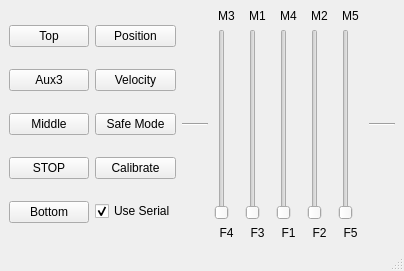
<?xml version="1.0" encoding="UTF-8"?>
<ui version="4.0">
 <class>ControlForm</class>
 <widget class="QMainWindow" name="ControlForm">
  <property name="geometry">
   <rect>
    <x>0</x>
    <y>0</y>
    <width>404</width>
    <height>271</height>
   </rect>
  </property>
  <property name="windowTitle">
   <string>HANDLE control</string>
  </property>
  <widget class="QWidget" name="centralwidget">
   <layout class="QHBoxLayout" name="horizontalLayout">
    <item>
     <layout class="QVBoxLayout" name="verticalLayout_2">
      <item>
       <widget class="QPushButton" name="Aux4">
        <property name="maximumSize">
         <size>
          <width>100</width>
          <height>16777215</height>
         </size>
        </property>
        <property name="text">
         <string>Top</string>
        </property>
       </widget>
      </item>
      <item>
       <widget class="QPushButton" name="Aux3">
        <property name="maximumSize">
         <size>
          <width>100</width>
          <height>16777215</height>
         </size>
        </property>
        <property name="text">
         <string>Aux3</string>
        </property>
       </widget>
      </item>
      <item>
       <widget class="QPushButton" name="Aux2">
        <property name="maximumSize">
         <size>
          <width>100</width>
          <height>16777215</height>
         </size>
        </property>
        <property name="text">
         <string>Middle</string>
        </property>
       </widget>
      </item>
      <item>
       <widget class="QPushButton" name="Aux1">
        <property name="maximumSize">
         <size>
          <width>100</width>
          <height>16777215</height>
         </size>
        </property>
        <property name="text">
         <string>STOP</string>
        </property>
       </widget>
      </item>
      <item>
       <widget class="QPushButton" name="Aux0">
        <property name="maximumSize">
         <size>
          <width>100</width>
          <height>16777215</height>
         </size>
        </property>
        <property name="text">
         <string>Bottom</string>
        </property>
       </widget>
      </item>
     </layout>
    </item>
    <item>
     <layout class="QVBoxLayout" name="verticalLayout">
      <item>
       <widget class="QPushButton" name="Button3">
        <property name="maximumSize">
         <size>
          <width>100</width>
          <height>16777215</height>
         </size>
        </property>
        <property name="text">
         <string>Position</string>
        </property>
        <property name="checkable">
         <bool>true</bool>
        </property>
       </widget>
      </item>
      <item>
       <widget class="QPushButton" name="Button2">
        <property name="maximumSize">
         <size>
          <width>100</width>
          <height>16777215</height>
         </size>
        </property>
        <property name="text">
         <string>Velocity</string>
        </property>
        <property name="checkable">
         <bool>true</bool>
        </property>
       </widget>
      </item>
      <item>
       <widget class="QPushButton" name="Button1">
        <property name="maximumSize">
         <size>
          <width>100</width>
          <height>16777215</height>
         </size>
        </property>
        <property name="text">
         <string>Safe Mode</string>
        </property>
        <property name="checkable">
         <bool>true</bool>
        </property>
       </widget>
      </item>
      <item>
       <widget class="QPushButton" name="Button0">
        <property name="maximumSize">
         <size>
          <width>100</width>
          <height>16777215</height>
         </size>
        </property>
        <property name="text">
         <string>Calibrate</string>
        </property>
        <property name="checkable">
         <bool>true</bool>
        </property>
       </widget>
      </item>
      <item>
       <widget class="QCheckBox" name="UseSerial">
        <property name="maximumSize">
         <size>
          <width>100</width>
          <height>16777215</height>
         </size>
        </property>
        <property name="text">
         <string>Use Serial</string>
        </property>
        <property name="checked">
         <bool>true</bool>
        </property>
       </widget>
      </item>
     </layout>
    </item>
    <item>
     <widget class="Line" name="line">
      <property name="minimumSize">
       <size>
        <width>10</width>
        <height>0</height>
       </size>
      </property>
      <property name="maximumSize">
       <size>
        <width>50</width>
        <height>16777215</height>
       </size>
      </property>
      <property name="orientation">
       <enum>Qt::Horizontal</enum>
      </property>
     </widget>
    </item>
    <item>
     <layout class="QVBoxLayout" name="verticalLayout_3">
      <item>
       <widget class="QLabel" name="label">
        <property name="sizePolicy">
         <sizepolicy hsizetype="Fixed" vsizetype="Minimum">
          <horstretch>0</horstretch>
          <verstretch>0</verstretch>
         </sizepolicy>
        </property>
        <property name="maximumSize">
         <size>
          <width>25</width>
          <height>16777215</height>
         </size>
        </property>
        <property name="text">
         <string>M3</string>
        </property>
        <property name="alignment">
         <set>Qt::AlignCenter</set>
        </property>
       </widget>
      </item>
      <item>
       <widget class="QSlider" name="Slider0">
        <property name="minimum">
         <number>15</number>
        </property>
        <property name="maximum">
         <number>1024</number>
        </property>
        <property name="orientation">
         <enum>Qt::Vertical</enum>
        </property>
       </widget>
      </item>
      <item>
       <widget class="QLabel" name="label_2">
        <property name="sizePolicy">
         <sizepolicy hsizetype="Minimum" vsizetype="Minimum">
          <horstretch>0</horstretch>
          <verstretch>0</verstretch>
         </sizepolicy>
        </property>
        <property name="maximumSize">
         <size>
          <width>25</width>
          <height>16777215</height>
         </size>
        </property>
        <property name="text">
         <string>F4</string>
        </property>
        <property name="alignment">
         <set>Qt::AlignCenter</set>
        </property>
       </widget>
      </item>
     </layout>
    </item>
    <item>
     <layout class="QVBoxLayout" name="verticalLayout_4">
      <item>
       <widget class="QLabel" name="label_7">
        <property name="maximumSize">
         <size>
          <width>25</width>
          <height>16777215</height>
         </size>
        </property>
        <property name="text">
         <string>M1</string>
        </property>
        <property name="alignment">
         <set>Qt::AlignCenter</set>
        </property>
       </widget>
      </item>
      <item>
       <widget class="QSlider" name="Slider1">
        <property name="minimum">
         <number>15</number>
        </property>
        <property name="maximum">
         <number>1024</number>
        </property>
        <property name="orientation">
         <enum>Qt::Vertical</enum>
        </property>
       </widget>
      </item>
      <item>
       <widget class="QLabel" name="label_3">
        <property name="maximumSize">
         <size>
          <width>25</width>
          <height>16777215</height>
         </size>
        </property>
        <property name="text">
         <string>F3</string>
        </property>
        <property name="alignment">
         <set>Qt::AlignCenter</set>
        </property>
       </widget>
      </item>
     </layout>
    </item>
    <item>
     <layout class="QVBoxLayout" name="verticalLayout_5">
      <item>
       <widget class="QLabel" name="label_8">
        <property name="maximumSize">
         <size>
          <width>25</width>
          <height>16777215</height>
         </size>
        </property>
        <property name="text">
         <string>M4</string>
        </property>
        <property name="alignment">
         <set>Qt::AlignCenter</set>
        </property>
       </widget>
      </item>
      <item>
       <widget class="QSlider" name="Slider2">
        <property name="minimum">
         <number>15</number>
        </property>
        <property name="maximum">
         <number>1024</number>
        </property>
        <property name="orientation">
         <enum>Qt::Vertical</enum>
        </property>
       </widget>
      </item>
      <item>
       <widget class="QLabel" name="label_4">
        <property name="maximumSize">
         <size>
          <width>25</width>
          <height>16777215</height>
         </size>
        </property>
        <property name="text">
         <string>F1</string>
        </property>
        <property name="alignment">
         <set>Qt::AlignCenter</set>
        </property>
       </widget>
      </item>
     </layout>
    </item>
    <item>
     <layout class="QVBoxLayout" name="verticalLayout_6">
      <item>
       <widget class="QLabel" name="label_9">
        <property name="maximumSize">
         <size>
          <width>25</width>
          <height>16777215</height>
         </size>
        </property>
        <property name="text">
         <string>M2</string>
        </property>
        <property name="alignment">
         <set>Qt::AlignCenter</set>
        </property>
       </widget>
      </item>
      <item>
       <widget class="QSlider" name="Slider3">
        <property name="minimum">
         <number>15</number>
        </property>
        <property name="maximum">
         <number>1024</number>
        </property>
        <property name="orientation">
         <enum>Qt::Vertical</enum>
        </property>
       </widget>
      </item>
      <item>
       <widget class="QLabel" name="label_5">
        <property name="maximumSize">
         <size>
          <width>25</width>
          <height>16777215</height>
         </size>
        </property>
        <property name="text">
         <string>F2</string>
        </property>
        <property name="alignment">
         <set>Qt::AlignCenter</set>
        </property>
       </widget>
      </item>
     </layout>
    </item>
    <item>
     <layout class="QVBoxLayout" name="verticalLayout_7">
      <item>
       <widget class="QLabel" name="label_10">
        <property name="maximumSize">
         <size>
          <width>25</width>
          <height>16777215</height>
         </size>
        </property>
        <property name="text">
         <string>M5</string>
        </property>
        <property name="alignment">
         <set>Qt::AlignCenter</set>
        </property>
       </widget>
      </item>
      <item>
       <widget class="QSlider" name="Slider4">
        <property name="minimum">
         <number>15</number>
        </property>
        <property name="maximum">
         <number>1024</number>
        </property>
        <property name="value">
         <number>15</number>
        </property>
        <property name="orientation">
         <enum>Qt::Vertical</enum>
        </property>
       </widget>
      </item>
      <item>
       <widget class="QLabel" name="label_6">
        <property name="maximumSize">
         <size>
          <width>25</width>
          <height>16777215</height>
         </size>
        </property>
        <property name="text">
         <string>F5</string>
        </property>
        <property name="alignment">
         <set>Qt::AlignCenter</set>
        </property>
       </widget>
      </item>
     </layout>
    </item>
    <item>
     <widget class="Line" name="line_2">
      <property name="minimumSize">
       <size>
        <width>10</width>
        <height>0</height>
       </size>
      </property>
      <property name="maximumSize">
       <size>
        <width>50</width>
        <height>16777215</height>
       </size>
      </property>
      <property name="orientation">
       <enum>Qt::Horizontal</enum>
      </property>
     </widget>
    </item>
   </layout>
  </widget>
  <widget class="QMenuBar" name="menubar">
   <property name="geometry">
    <rect>
     <x>0</x>
     <y>0</y>
     <width>404</width>
     <height>27</height>
    </rect>
   </property>
  </widget>
  <widget class="QStatusBar" name="statusbar"/>
 </widget>
 <resources/>
 <connections/>
</ui>
